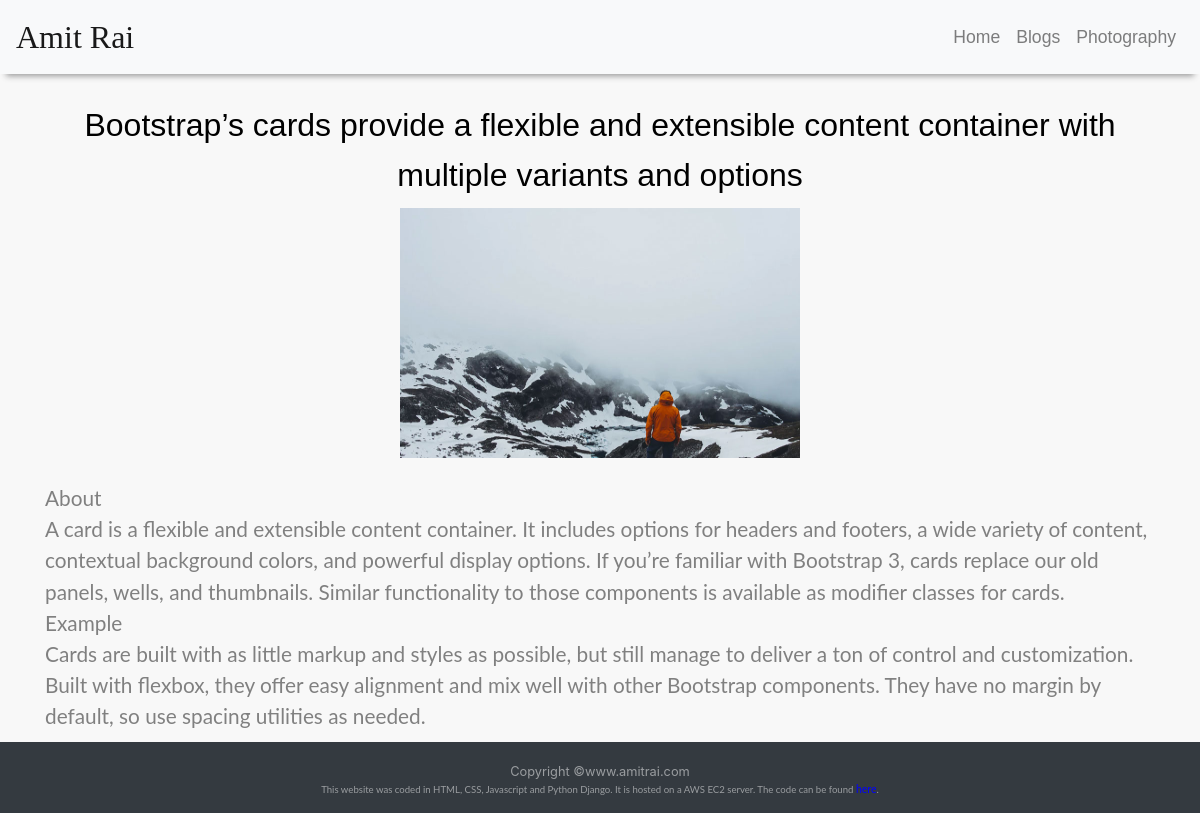
Screenshot of /post/3 with the database file from the repository.
### blogsite/models.py (models this page shows, shortened)
class Post(models.Model):
    author = models.ForeignKey('auth.User',on_delete=models.CASCADE)
    title = models.CharField(max_length=200)
    text = RichTextUploadingField()
    created_date = models.DateTimeField(default=timezone.now)
    published_date = models.DateTimeField(blank=True, null=True)
    post_pic = models.ImageField(upload_to='post_pics',blank=True)

### blogsite/views.py (the view)
# urls.py: path('post/<int:pk>', views.PostDetailView.as_view(), name='post_detail'),
class PostDetailView(DetailView):
    model = Post

### blogsite/templates/blogsite/post_detail.html (shortened to what this page needs)
{% extends 'blogsite/base.html' %}
{% block content %}
<div  class="container" style="margin-top:100px">
        <h1 class='posttitle loader' style="text-transform: none;font-size: 2rem;font-family: 'Arial';font-weight: 400;line-height: 50px;">{{ post.title }}</h1>
        <div align="center">
        <img class="responsive" src="{{post.post_pic.url}}" style="height: 250px;width: 400px">
        </div>
       <br>
      <div style="color: grey;font-size: 1.30rem;font-family: serif; text-align: justify-all;">{{ post.text|safe }}</div>
</div>
{% endblock %}

### blogsite/static/css/main.css (style rules this page uses)
p { font-family: 'Lato', sans-serif; text-align: left; margin:0px; }
h1, h2, h3, h4, h5, h6, .h1, .h2, .h3, .h4, .h5, .h6 { color:#000; }
h1 { font-family: 'Montserrat', sans-serif; font-size:2.3em; line-height:76px; font-weight:400; margin:0px; padding-bottom:8px; }

### blogsite/static/css/blog.css (style rules this page uses)
body { height: 100%; background: #f8f8f8; }
.posttitle { font-family: 'Russo One', sans-serif; font-size: 1.5em; text-align: center; }

### rows the page displays
Post: title "Bootstrap’s cards provide a flexible and extensible content container with multiple variants and options", post_pic (picture), text "About A card is a flexible and extensible content container. It includes options for headers and footers, a wide variety of content, contextual background colors, and powerful display options. If you’re familiar with Bootstrap 3, cards replace our old panels, wells, and thumbnails. Similar functionality to those components is available as modifier classes for cards. Example Cards are built with as little markup and styles as possible, but still manage to deliver a ton of control and customization. Built with flexbox, they offer easy alignment and mix well with other Bootstrap components. They have no margin by default, so use spacing utilities as needed."
